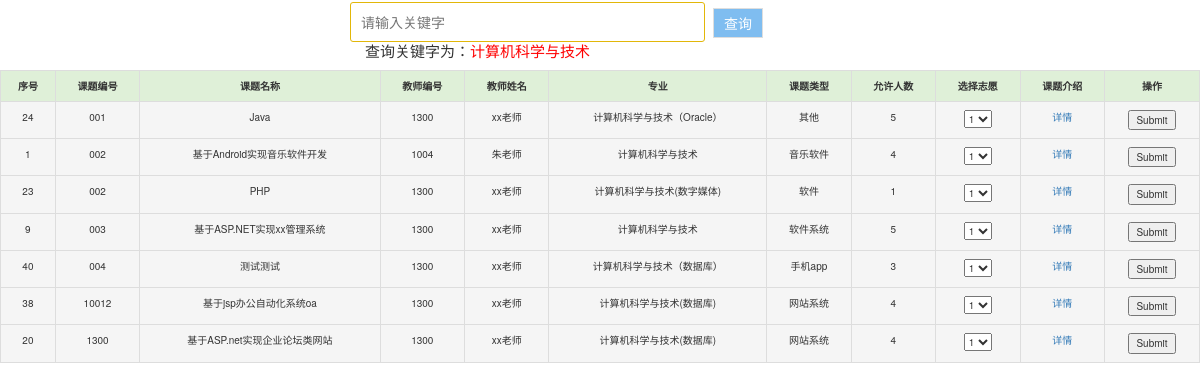
Screenshot of /search_topic.php?keywords=计算机科学与技术 with the database file from the repository.
### tables this page shows
CREATE TABLE `topics` (
  `id` int(255) NOT NULL AUTO_INCREMENT,
  `topic_id` varchar(20) NOT NULL,
  `topic_name` varchar(50) NOT NULL,
  `teacher_id` varchar(20) NOT NULL,
  `teacher_name` varchar(20) NOT NULL,
  `class` varchar(20) NOT NULL,
  `topic_type` varchar(15) NOT NULL,
  `content` text NOT NULL,
  `total_stu` int(10) NOT NULL,
  `status` varchar(10) NOT NULL DEFAULT '审核中',
  `z_index` varchar(10) NOT NULL DEFAULT 'no',
  PRIMARY KEY (`id`)
);

### search_topic.php (the view, shortened to what this page needs)
   <link rel="stylesheet" href="bootstrap-3.3.7-dist/css/bootstrap.min.css">
     <link href="css/page.css" type="text/css" rel="stylesheet" />
 <form action="search_topic.php" method="get">
    <p><input type="text" class="textbox" name="keywords" placeholder="请输入关键字" ></p>
    <p><input type="submit" class="submit" value="查询"></p>
    </form>
<?php
require 'conn.php';
$showrow = 8;
$curpage = empty($_GET['page']) ? 1 : $_GET['page'];
$keywords=$_GET['keywords'];
$sql= "SELECT id,topic_id,topic_name,teacher_id,teacher_name,class,topic_type,total_stu FROM topics WHERE class LIKE '%{$keywords}%' and status='通过' order by topic_id asc";
$sql .= " LIMIT " . ($curpage - 1) * $showrow . ",$showrow;";
$query= mysqli_query($conn, $sql);
 $user=array();
  if (!empty($keywords)) {
    while ($row=mysqli_fetch_assoc($query)) {
         $row['class']=str_replace($keywords, $keywords, $row['class']);
        $user[]=$row;
    }
if ($keywords) {
    echo '<h3 >查询关键字为：<font color="red">'.$keywords.'</font></h3>';
}
if ($user) {
  ?>
<table class="table table-hover table-bordered" style="text-align:center">
   <tr class="success mx-0">
       <th>序号</th>
       <th>课题编号</th>
       <th>课题名称</th>
       <th>教师编号</th>
       <th>教师姓名</th>
       <th>专业</th>
       <th>课题类型</th>
       <th>允许人数</th>
       <th>选择志愿</th>
       <th>课题介绍</th>
       <th>操作</th>
    </tr>
<?php
    foreach ($user as $key => $value) {
      ?>
      <tr class="active">
      <td><?php  echo $value['id']?></td>
      <td><?php  echo $value['topic_id']?></td>
      <td><?php  echo $value['topic_name']?></td>
      <td><?php  echo $value['teacher_id']?></td>
      <td><?php  echo $value['teacher_name']?></td>
      <td><?php  echo $value['class']?></td>
      <td><?php  echo $value['topic_type']?></td>
      <td ><?php  echo $value['total_stu']?></td>
        <form action='action_topic.php?action=choose_topic&id=<?php echo $value['id'] ?>' method='post'>
           <td><select name="will">
            <option value="1">1</option>
            </select></td>
          <td><a href='topic_show.php?id=<?php echo $row['id'] ?>'>详情</a></td>
           <td><input type="submit" /></td>
            </form>
       <?php
    }
        ?>
       </table>
<?php
}else{
    echo '<font class="none" color="red">没有查询到相关的课题信息</font>';
}
}
?>

### css/page.css (style rules this page uses)
p { margin:0 }
table { float: left; background-color: #7fbdf0; line-height: 25px; font-size:10px; width:100%; }
th { background-color: #fff2fb; text-align: center; }
td { background-color: #fff2fb;text-align: center; }
h3 { float: left; margin-left:365px; font-size: 15px; margin-top:-3px; }

### search_topic.php (style rules this page uses)
.textbox { float: left; margin-top: 2px; margin-left: 350px; width: 355px; height: 40px; border-radius: 3px; border:1px solid #e2b709; padding-left: 10px; }
.submit { float: left; width: 50px; height: 30px; margin:8px; color: white; background-color: #7fbdf0; border:1px solid #dedede; cursor:pointer; }

### rows the page displays
topics: id "24", topic "001", topic_name "Java", teacher "1300", teacher_name "xx老师", class "计算机科学与技术（Oracle）", topic_type "其他", total_stu "5"
topics: id "1", topic "002", topic_name "基于Android实现音乐软件开发", teacher "1004", teacher_name "朱老师", class "计算机科学与技术", topic_type "音乐软件", total_stu "4"
topics: id "23", topic "002", topic_name "PHP", teacher "1300", teacher_name "xx老师", class "计算机科学与技术(数字媒体)", topic_type "软件", total_stu "1"
topics: id "9", topic "003", topic_name "基于ASP.NET实现xx管理系统", teacher "1300", teacher_name "xx老师", class "计算机科学与技术", topic_type "软件系统", total_stu "5"
topics: id "40", topic "004", topic_name "测试测试", teacher "1300", teacher_name "xx老师", class "计算机科学与技术（数据库）", topic_type "手机app", total_stu "3"
topics: id "38", topic "10012", topic_name "基于jsp办公自动化系统oa", teacher "1300", teacher_name "xx老师", class "计算机科学与技术(数据库)", topic_type "网站系统", total_stu "4"
topics: id "20", topic "1300", topic_name "基于ASP.net实现企业论坛类网站", teacher "1300", teacher_name "xx老师", class "计算机科学与技术(数据库)", topic_type "网站系统", total_stu "4"

### other values shown
$keywords "计算机科学与技术"
